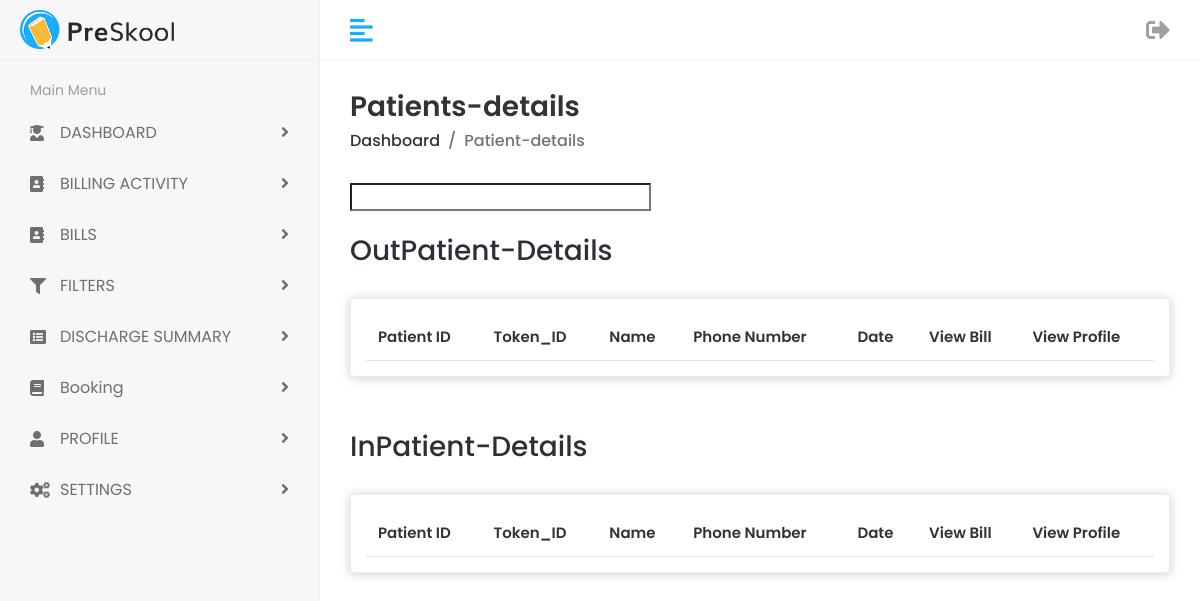
Page /patient_bdetails.php on the earlier database version.
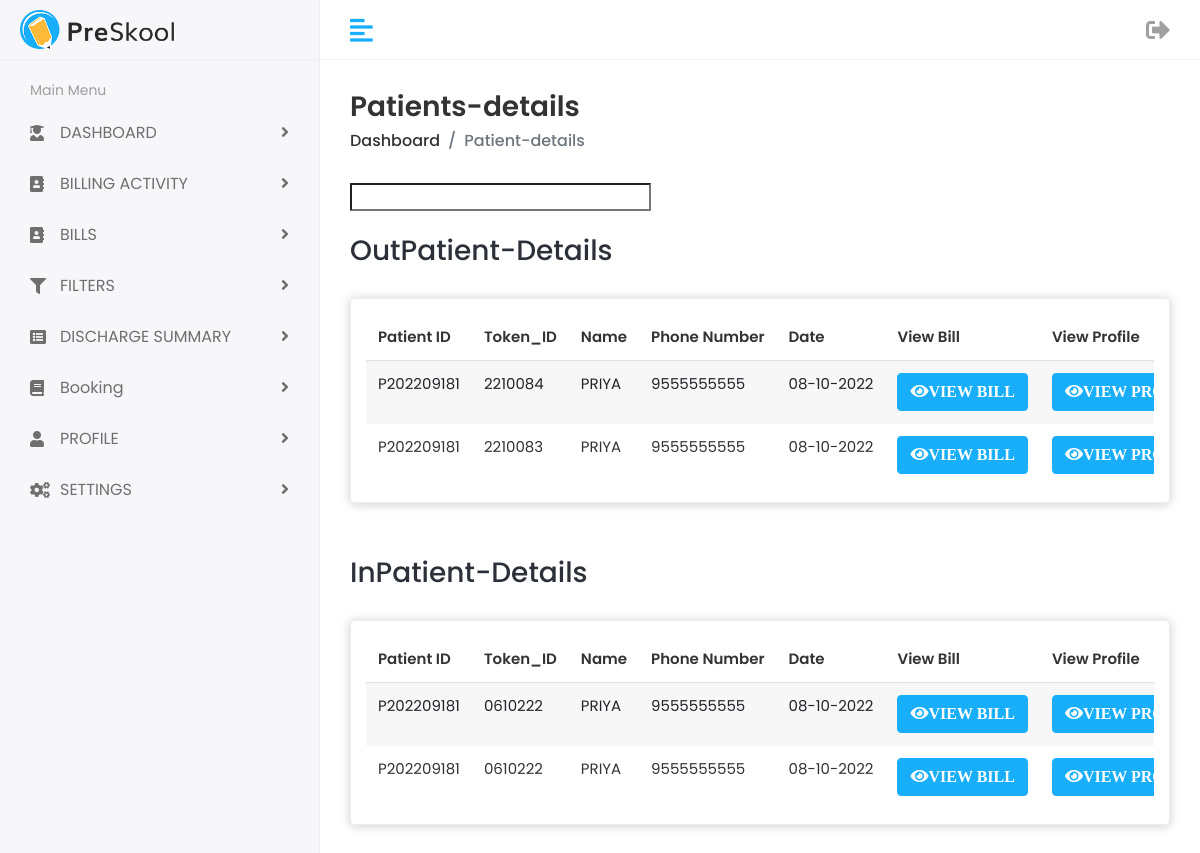
Same page on the later database version.
### tables this page shows
CREATE TABLE `existing_op_record` (
  `id` varchar(20) NOT NULL,
  `token_id` varchar(20) NOT NULL,
  `date` date NOT NULL,
  `time` timestamp NOT NULL DEFAULT current_timestamp() ON UPDATE current_timestamp()
);

CREATE TABLE `patient_primary_information` (
  `id` varchar(10) NOT NULL,
  `name` varchar(100) NOT NULL,
  `dob` date NOT NULL,
  `p_age` int(3) NOT NULL,
  `gender` varchar(20) NOT NULL,
  `patient_phone_number` varchar(10) NOT NULL,
  `patient_aadhaar` varchar(12) NOT NULL,
  `caste` varchar(20) NOT NULL,
  `religion` varchar(20) NOT NULL,
  `present_address` varchar(150) NOT NULL,
  `permanent_address` varchar(150) NOT NULL,
  `patient_qualification` varchar(30) NOT NULL,
  `patient_occupation` varchar(30) NOT NULL,
  `spouse_name` varchar(100) NOT NULL,
  `spouse_contact` varchar(10) NOT NULL,
  `spose_dob` date NOT NULL,
  `spouse_age` int(3) NOT NULL,
  `spouse_gender` varchar(5) NOT NULL,
  `spouse_occupation` varchar(20) NOT NULL,
  `spouse_qualification` varchar(20) NOT NULL,
  `lmp` date NOT NULL,
  `edd` date NOT NULL,
  `pog` varchar(25) NOT NULL,
  `cardtype` varchar(20) NOT NULL,
  `socio_economic_status` varchar(20) NOT NULL,
  `spouse_aadhaar` varchar(12) NOT NULL,
  `date` timestamp NOT NULL DEFAULT current_timestamp() ON UPDATE current_timestamp()
);

### patient_bdetails.php (the view, shortened to what this page needs)
<?php
include 'connect.php';
$sql = mysqli_query($con,"select distinct(eor.token_id) as tid,
 eor.id as pid,eor.date as date,ppi.name as name, ppi.patient_phone_number
 as patient_phone_number,eor.time from  existing_op_record eor,
  patient_primary_information ppi where eor.id = ppi.id order by eor.time desc");
 $sql1 = mysqli_query($con,"select distinct(eor.token_id) as tid,
 eor.patient_id as pid,eor.date as date,ppi.name as name, ppi.patient_phone_number as patient_phone_number,
 eor.time from  patient_billing_details eor,
 patient_primary_information ppi where eor.patient_id = ppi.id order by eor.time desc");
?>
<!DOCTYPE html>
<html lang="en">
    <head>
        <link rel="stylesheet" href="assets/plugins/bootstrap/css/bootstrap.min.css">
		<link rel="stylesheet" href="assets/plugins/fontawesome/css/fontawesome.min.css">
		<link rel="stylesheet" href="assets/plugins/fontawesome/css/all.min.css">
		<link rel="stylesheet" href="assets/plugins/datatables/datatables.min.css">
        <link rel="stylesheet" href="assets/css/style.css">
    </head>
    <body>
        <div class="main-wrapper">
			<?php include 'menu.php'; ?>
            <div class="page-wrapper">
                <div class="content container-fluid">
					<div class="page-header">
						<div class="row">
							<div class="col">
								<h3 class="page-title">Patients-details</h3>
								<ul class="breadcrumb">
									<li class="breadcrumb-item"><a href="dashboard.php">Dashboard</a></li>
									<li class="breadcrumb-item active">Patient-details</li>
								</ul>
							</div>
						</div>
					</div>
                    <input type="text" id="myInput" onkeyup="searchFun()">
				    <br><br>
					<div><h3>OutPatient-Details</h3></div>
					<br>
					<div class="row">
						<div class="col-sm-12">
							<div class="card">
								<div class="card-body">
									<div class="table-responsive">
										<table id= "myTable" class="table table-striped">
											<thead>
												<tr>
													<th>Patient ID</th>
                                                    <th>Token_ID</th>
													<th>Name</th>
                                                    <th>Phone Number</th>
                                                    <th>Date</th>
													<th>View Bill</th>
                                                    <th>View Profile</th>
												</tr>
											</thead>
											<tbody>
												<?php
                                                    while($run = mysqli_fetch_assoc($sql))
                                                    {
														$newDate = date("d-m-Y", strtotime($run['date']));
                                                        echo '<tr>
                                                        <td>'.$run['pid'].'</td>
                                                        <td>'.$run['tid'].'</td>
                                                        <td>'.$run['name'].'</td>
                                                        <td>'.$run['patient_phone_number'].'</td>
                                                        <td>'.$newDate.'</td>
                                                        <td><div class="actions">
														<a href="gbop.php?pid='.$run['pid'].'&tid='.$run['tid'].'&date='.$run['date'].'" class="btn btn-primary">
															<i class="fas fa-eye">VIEW BILL</i>
														</a>
														<td><div class="actions">
														<a href="patient_profile.php?pid='.$run['pid'].'" class="btn btn-primary">
															<i class="fas fa-eye">VIEW PROFILE</i>
														</a>
													    </div></td>
                                                        </tr>';
                                                    }
                                                ?>
											</tbody>
										</table>
									</div>
								</div>
							</div>
						</div>
					</div>
					<br>
					<div><h3>InPatient-Details</h3></div>
					<br>
					<div class="row">
						<div class="col-sm-12">
							<div class="card">
								<div class="card-body">
									<div class="table-responsive">
										<table id= "myTable" class="table table-striped">
											<thead>
												<tr>
													<th>Patient ID</th>
                                                    <th>Token_ID</th>
													<th>Name</th>
                                                    <th>Phone Number</th>
                                                    <th>Date</th>
													<th>View Bill</th>
                                                    <th>View Profile</th>
												</tr>
											</thead>
											<tbody>
												<?php
                                                    while($run1 = mysqli_fetch_assoc($sql1))
                                                    {
														$newDate = date("d-m-Y", strtotime($run1['date']));
                                                        echo '<tr>
                                                        <td>'.$run1['pid'].'</td>
                                                        <td>'.$run1['tid'].'</td>
                                                        <td>'.$run1['name'].'</td>
                                                        <td>'.$run1['patient_phone_number'].'</td>
                                                        <td>'.$newDate.'</td>
                                                        <td><div class="actions">
														<a href="gb.php?pid='.$run1['pid'].'&tid='.$run1['tid'].'" class="btn btn-primary">
															<i class="fas fa-eye">VIEW BILL</i>
														</a>
													  </div><td>
													  <a href="patient_profile.php?pid='.$run1['pid'].'" class="btn btn-primary">
													  <i class="fas fa-eye">VIEW PROFILE</i>
												      </a>
												      </div></td>
                                                        </tr>';
                                                    }
                                                ?>
											</tbody>
										</table>
									</div>
								</div>
							</div>
						</div>
					</div>
				</div>
				</div>
			</div>
    </body>
</html>

### menu.php (shortened to what this page needs)
<div class="header">
    <div class="header-left">
        <a href="dashboard.php" class="logo">
            <img src="assets/img/logo.png" alt="Logo">
        </a>
    </div>
    <a href="javascript:void(0);" id="toggle_btn">
        <i class="fas fa-align-left"></i>
    </a>
     <ul class="nav user-menu">
        <li  class="nav-item dropdown has-arrow">
        <a href="logout.php"><i class="fas fa-sign-out-alt fa-2x"></i></a></li>
     </ul>
</div>
<div class="sidebar" id="sidebar">
    <div class="sidebar-inner slimscroll">
        <div id="sidebar-menu" class="sidebar-menu">
            <ul>
                <li class="menu-title">
                    <span>Main Menu</span>
                </li>
                <li class="submenu">
                    <a href="#"><i class="fas fa-user-graduate"></i> <span>DASHBOARD</span><span class="menu-arrow"></span></a>
                </li>
                <li class="submenu">
                    <a href="#"><i class="fas fa-address-book"></i> <span>BILLING ACTIVITY</span><span class="menu-arrow"></span></a>
                </li>
                <li class="submenu">
                    <a href="#"><i class="fas fa-address-book"></i> <span>BILLS</span><span class="menu-arrow"></span></a>
                </li>
                <li class="submenu">
                    <a href="#"><i class="fas fa-filter"></i><span>FILTERS</span> <span class="menu-arrow"></span></a>
                </li>
                <li class="submenu">
                    <a href="#"><i class="fa fa-list-alt"></i><span>DISCHARGE SUMMARY</span> <span class="menu-arrow"></span></a>
                </li>
                <li class="submenu">
                    <a href="#"><i class="fas fa-book"></i> <span>Booking</span> <span class="menu-arrow"></span></a>
                </li>
                <li class="submenu">
                    <a href="#"><i class="fas fa-user"></i><span>PROFILE</span> <span class="menu-arrow"></span></a>
                </li>
                <li class="submenu">
                    <a href="#"><i class="fas fa-cogs"></i> <span>SETTINGS</span> <span class="menu-arrow"></span></a>
                </li>
            </ul>
        </div>
    </div>
</div>

Differences in the rows shown:
added existing_op_record: id "P202209181", token "2210084", patient_primary_information.name "PRIYA", patient_primary_information.patient_phone_number "9555555555", date "08-10-2022"
added existing_op_record: id "P202209181", token "2210083", patient_primary_information.name "PRIYA", patient_primary_information.patient_phone_number "9555555555", date "08-10-2022"
Other differences:
new list line: "P202209181 0610222 PRIYA 9555555555 08-10-2022 VIEW BILL VIEW…"
